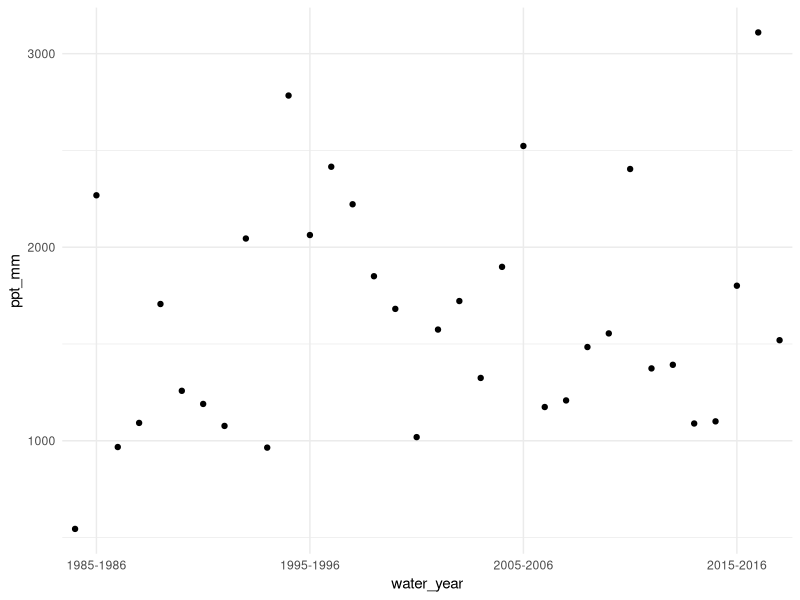
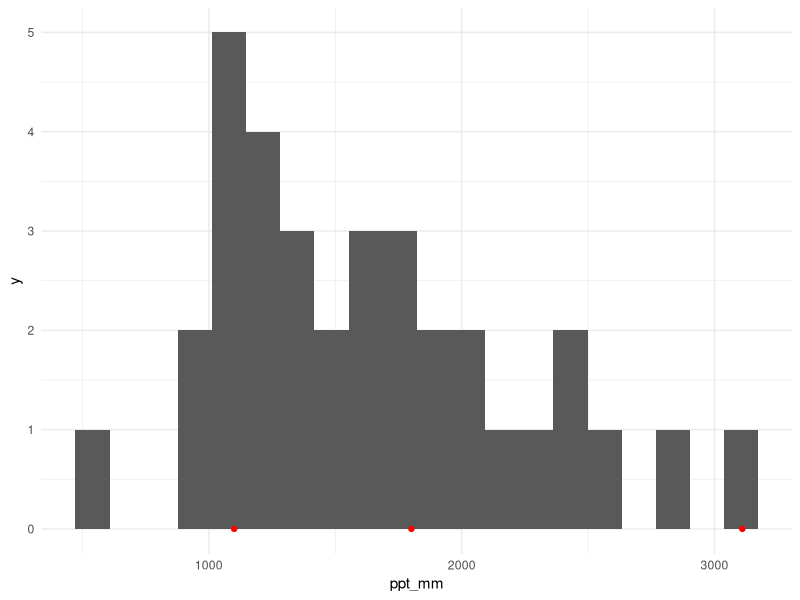

Here is the R script that generated these plots, in order:
## ---- chunk 1
require(tidyverse)
require(lubridate)
## ---- chunk 2
setwd("~/Shrubs-Seedlings/code/Simulations/parameter_dev/precip_PRISM/")
df <- read_csv("../../../../data/PRISM/PRISM_ppt_stable_4km_198501_201901_39.2267_-120.6117.csv", skip = 10, col_types = cols(Date = col_date(format = "%Y-%m"), `ppt (mm)` = col_double()))
head(df)
## ---- chunk 3
df <- df %>% 
  rename(ppt_mm = `ppt (mm)`)
## ---- chunk 4
df <- df %>% 
  mutate(Month = month(Date), Year = year(Date)) %>% 
  mutate(water_year = case_when(
    Month %in% c(1:8) ~ paste(Year-1, Year, sep = "-"),
    Month %in% c(9:12) ~ paste(Year, Year+1, sep = "-")
  )) %>% 
  group_by(water_year) %>% 
  summarize(ppt_mm = sum(ppt_mm)) %>% 
  ungroup()
df
## ---- chunk 5
df <- df %>% 
  filter(water_year != "2018-2019")
## ---- chunk 6
ggplot(df, aes(x = water_year, y= ppt_mm))+
  geom_point()+
  scale_x_discrete(breaks = c("1985-1986", "1995-1996", "2005-2006", "2015-2016"))+
  theme_minimal()
## ---- chunk 7
study_years <- c("2014-2015", "2015-2016", "2016-2017")
## ---- chunk 8
ggplot(df)+
  geom_histogram(aes(ppt_mm), bins = 20)+
  theme_minimal()+
  geom_point(data = df %>% filter(water_year %in% study_years), aes(x = ppt_mm, y = 0), col = "red")
## ---- chunk 9
study_year_ppt <- df %>% 
  filter(water_year %in% study_years) 
study_year_ppt

df <- df %>% 
  mutate(dist2015 = (abs(unlist(study_year_ppt[1,2])-ppt_mm))) %>% 
  mutate(dist2016 = (abs(unlist(study_year_ppt[2,2])-ppt_mm))) %>% 
  mutate(dist2017 = (abs(unlist(study_year_ppt[3,2])-ppt_mm)))

df <- df %>% 
  group_by(water_year) %>% 
  mutate(mindist = min(dist2015, dist2016, dist2017)) %>% 
  mutate(min_year = case_when(
    mindist == dist2015 ~ "2014-2015",
    mindist == dist2016 ~ "2015-2016",
    mindist == dist2017 ~ "2016-2017"
  )) 

df %>% 
  filter(min_year == "2016-2017")
df %>% 
  filter(water_year == "2016-2017")

## ---- chunk 10
df %>% 
  group_by(min_year) %>% 
  summarize(n = n()) %>% 
  mutate(proportion = n/sum(n)) %>% 
  mutate(cumsum = cumsum(proportion))

